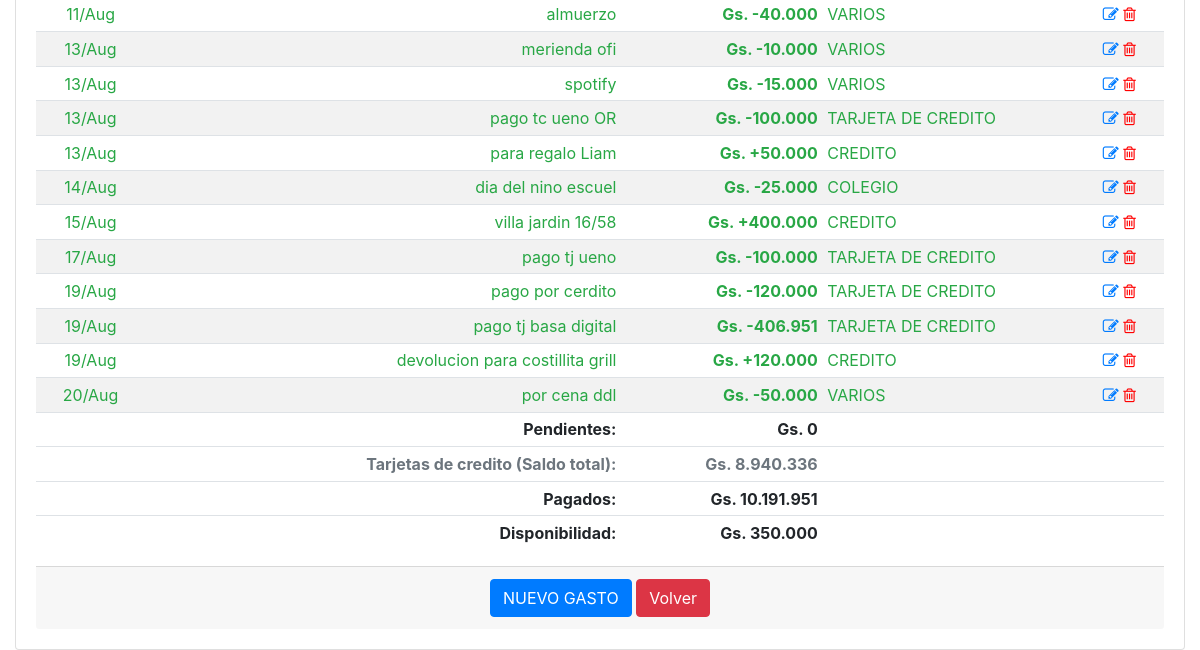
The page /historico_gastos_detalle/2024-08 (signed in, lower part) on the database as committed earlier.
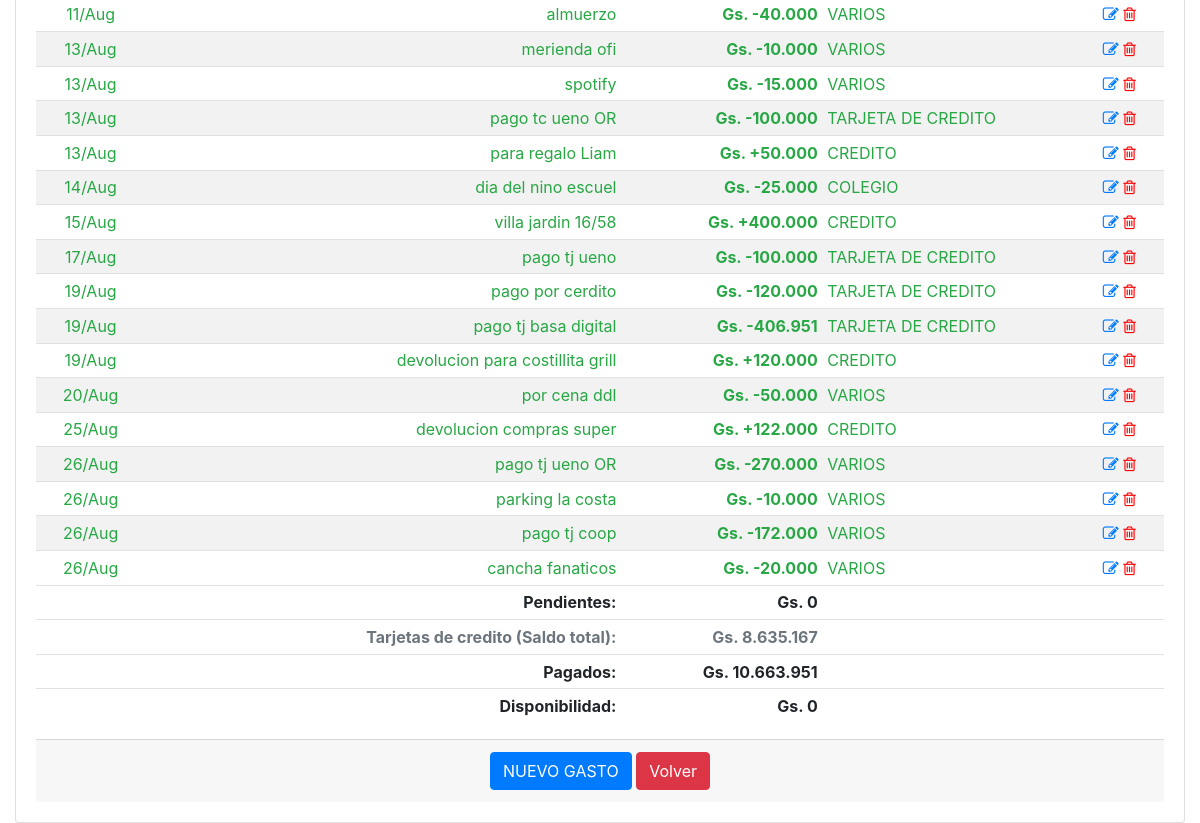
The same page on the database as committed later.
### app/models.py (models this page shows, shortened)
class GastosFijos(db.Model):
    __tablename__='gastos_fijos'
    id = db.Column(db.Integer, primary_key=True)
    date = db.Column(db.Date, nullable=False)
    fecha_pagar = db.Column(db.Date, nullable=False)
    descripcion = db.Column(db.String(100), nullable=False)
    monto = db.Column(db.Integer)
    operacion = db.Column(db.Boolean, server_default=u'False')
    pagado = db.Column(db.Boolean, server_default=u'False')
    id_agrupador_gastos = db.Column(db.Integer, db.ForeignKey('agrupador_gastos.id'), nullable=True)
    agrupador_gastos = db.relationship('AgrupadorGastos',backref='agrupador_gastos', foreign_keys=[id_agrupador_gastos])

class AgrupadorGastos(db.Model):
    __tablename__='agrupador_gastos'
    id = db.Column(db.Integer, primary_key=True)
    agrupador = db.Column(db.String(100), nullable=False)

### app/routes.py (the view)
@app.route('/historico_gastos_detalle/', defaults={'periodo':datetime.now().strftime('%Y-%m')}, methods=['GET', 'POST'])
@app.route('/historico_gastos_detalle/<string:periodo>', methods=['GET', 'POST'])
@login_required
def historico_gastos_detalle(periodo):
    date_obj = datetime.strptime(periodo, '%Y-%m')
    fechas={'mes_anterior':date_obj-relativedelta(months=1), 'mes_actual':date_obj, 'mes_siguiente':date_obj+relativedelta(months=1)}
    gastos = GastosFijos.query.filter(func.strftime("%Y-%m", GastosFijos.fecha_pagar)==periodo).order_by(GastosFijos.fecha_pagar).order_by(GastosFijos.id_agrupador_gastos).all()
    if not gastos:
        precarga_deudas(periodo)
        gastos = GastosFijos.query.filter(func.strftime("%Y-%m", GastosFijos.fecha_pagar)==periodo).all()
    deuda = deuda_total(gastos)
    credito, pendientes, pagados = calcular_disponibilidad(periodo)#SALARIO_NETO -  deuda
    disponibilidad = credito - pagados
    balance_movimientos, balance_mensual = balance_cuenta()
    return render_template('historico_gastos_detalle.html', periodo=periodo, gastos=gastos, deuda=pagados, disponibilidad=disponibilidad, pendientes=pendientes, fechas=fechas, balance_movimientos=balance_movimientos)

### app/models.py (called while the page is built)
@login.user_loader
def load_user(id):
    return User.query.get(int(id))

### app/utilitarios.py (called while the page is built)
def deuda_total(deudas):
    saldo = 0
    for deuda in deudas:
        if deuda.pagado and deuda.descripcion!='REFERENCIA':
            if not deuda.operacion:
                saldo += deuda.monto
            else:
                saldo -= deuda.monto
    return saldo

### app/templates/historico_gastos_detalle.html (shortened to what this page needs)
{% extends "base.html" %}
{% block main %}
<div class="card">
    <div class="card-body">
        <div class="table-responsive">
            <table class="table table-striped table-sm">
                <tbody>
                    {% for gasto in gastos %}
                    <tr class="{{ 'text-success' if gasto.pagado else 'text-danger' }}">
                        <td class="card-text text-center">{{ gasto.fecha_pagar.strftime('%d/%b') }}</td>
                        <td class="card-text text-right">{{ gasto.descripcion }}</td>
                        <td class="card-text text-right"><strong>Gs. {{ "+" if gasto.operacion else "-" }}{{ "{:,.0f}".format(gasto.monto).replace(",", ".") }}</strong></td>
                        <td class="card-text text-left">{{ gasto.agrupador_gastos.agrupador }}</td>
                        <td class="align-self-end">
                            <a href="{{ url_for('modificar_gasto', gasto_id=gasto.id) }}"><i class="fa fa-pencil-square-o"></i></a>
                            <a href="{{ url_for('borrar_gasto', gasto_id=gasto.id) }}" style="color:red"><i class="fa fa-trash-o"></i></a>
                        </td>
                    </tr>
                    {% endfor %}
                </tbody>
                <tfoot>
                    <tr>
                        <td></td>
                        <td class="card-text text-right"><strong>Pendientes:</strong></td>
                        <td class="card-text text-right"><strong>Gs. {{ "{:,.0f}".format(pendientes).replace(",", ".") }}</strong></td>
                        <td></td>
                        <td></td>
                    </tr>
                    <tr class="{{ 'text-secondary' }}">
                        <td></td>
                        <td class="card-text text-right"><strong>Tarjetas de credito (Saldo total):</strong></td>
                        <td class="card-text text-right"><strong>Gs. {{ "{:,.0f}".format(balance_movimientos|int).replace(",", ".") }}</strong></td>
                        <td></td>
                        <td></td>
                    </tr>
                    <tr>
                        <td></td>
                        <td class="card-text text-right"><strong>Pagados:</strong></td>
                        <td class="card-text text-right"><strong>Gs. {{ "{:,.0f}".format(deuda).replace(",", ".") }}</strong></td>
                        <td></td>
                        <td></td>
                    </tr>
                    <tr>
                        <td></td>
                        <td class="card-text text-right"><strong>Disponibilidad:</strong></td>
                        <td class="card-text text-right"><strong>Gs. {{ "{:,.0f}".format(disponibilidad).replace(",", ".") }}</strong></td>
                        <td></td>
                        <td></td>
                    </tr>
                </tfoot>
            </table>
        </div>
        <div class="card-footer text-muted text-center">
            <a href="{{ url_for('nuevo_gasto') }}" class="btn btn-primary">NUEVO GASTO</a>
            <a href="#" onclick="goBack()" class="btn btn-danger">Volver</a>
        </div>
    </div>
</div>
{% endblock %}

Rows that differ between the two databases and show on the page:
added GastosFijos: fecha_pagar "25/Aug", descripcion "devolucion compras super", operacion "+", monto "122.000", agrupador_gastos.agrupador "CREDITO"
added GastosFijos: fecha_pagar "26/Aug", descripcion "pago tj ueno OR", operacion "-", monto "270.000", agrupador_gastos.agrupador "VARIOS"
added GastosFijos: fecha_pagar "26/Aug", descripcion "parking la costa", operacion "-", monto "10.000", agrupador_gastos.agrupador "VARIOS"
added GastosFijos: fecha_pagar "26/Aug", descripcion "pago tj coop", operacion "-", monto "172.000", agrupador_gastos.agrupador "VARIOS"
added GastosFijos: fecha_pagar "26/Aug", descripcion "cancha fanaticos", operacion "-", monto "20.000", agrupador_gastos.agrupador "VARIOS"
Other text that changed with them:
{{ "{:,.0f}".format(balance_movimientos|int).replace(",", ".") }}: "8.940.336" → "8.635.167"
{{ "{:,.0f}".format(deuda).replace(",", ".") }}: "10.191.951" → "10.663.951"
{{ "{:,.0f}".format(disponibilidad).replace(",", ".") }}: "350.000" → "0"
